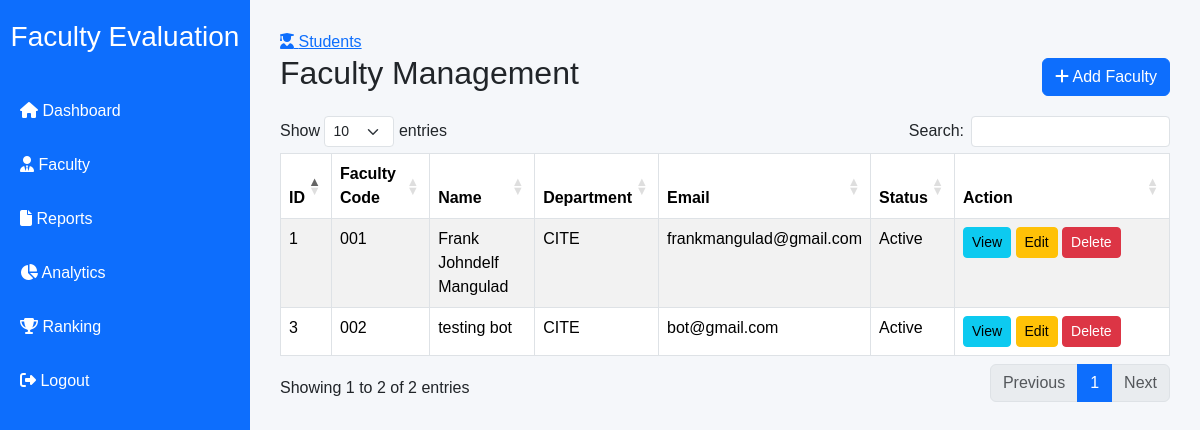
/faculty-evaluation-system/admin/faculty.php (signed in), run on the app's committed database.
### tables this page shows
CREATE TABLE `faculty` (
  `id` int(11) NOT NULL,
  `faculty_code` varchar(20) NOT NULL,
  `fullname` varchar(100) NOT NULL,
  `department` varchar(100) NOT NULL,
  `email` varchar(100) DEFAULT NULL,
  `status` enum('Active','Inactive') DEFAULT 'Active',
  `created_at` timestamp NOT NULL DEFAULT current_timestamp()
);

### faculty-evaluation-system/admin/faculty.php (the view, shortened to what this page needs)
<?php
include("../includes/db.php");
include("../includes/header.php");
include("../includes/sidebar.php");
$stmt = $pdo->query("SELECT * FROM faculty ORDER BY id DESC");
$faculty = $stmt->fetchAll();
?>
<div class="d-flex justify-content-between align-items-center mb-3">
<h2>Faculty Management</h2>
<a href="add_faculty.php" class="btn btn-primary">
    <i class="fa fa-plus"></i> Add Faculty
</a>
</div>
<table class="table table-bordered table-striped datatable">
<thead>
<tr>
<th>ID</th>
<th>Faculty Code</th>
<th>Name</th>
<th>Department</th>
<th>Email</th>
<th>Status</th>
<th width="180">Action</th>
</tr>
</thead>
<tbody>
<?php foreach($faculty as $row){ ?>
<tr>
<td><?= $row['id']; ?></td>
<td><?= $row['faculty_code']; ?></td>
<td><?= $row['fullname']; ?></td>
<td><?= $row['department']; ?></td>
<td><?= $row['email']; ?></td>
<td><?= $row['status']; ?></td>
<td>
<a href="faculty_details.php?id=<?= $row['id']; ?>" class="btn btn-info btn-sm">
View
</a>
<a href="edit_faculty.php?id=<?= $row['id']; ?>" class="btn btn-warning btn-sm">
Edit
</a>
<a href="delete_faculty.php?id=<?= $row['id']; ?>"
class="btn btn-danger btn-sm"
onclick="return confirm('Delete this faculty?')">
Delete
</a>
</td>
</tr>
<?php } ?>
</tbody>
</table>
<?php include("../includes/footer.php"); ?>

### faculty-evaluation-system/assets/css/style.css (style rules this page uses)
body { margin:0; background:#f5f7fa; font-family:Arial, Helvetica, sans-serif; }

### data on the page
faculty: id "3", faculty_code "002", fullname "testing bot", department "CITE", email "bot@gmail.com", status "Active"
faculty: id "1", faculty_code "001", fullname "Frank Johndelf Mangulad", department "CITE", email "frankmangulad@gmail.com", status "Active"
